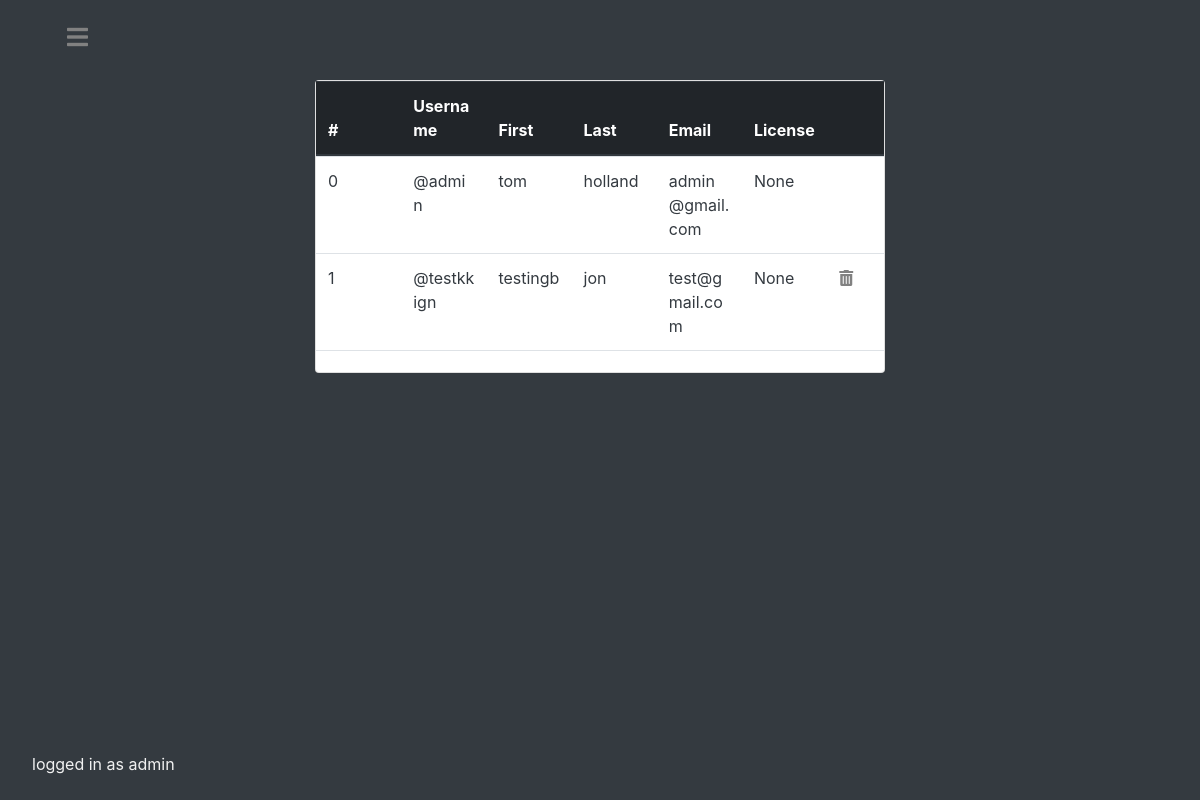
The page /admin/dashboard/users (signed in) on the database its author committed.
### tables this page shows
CREATE TABLE users (username text PRIMARY KEY, fName text, sName text, emailAddress text, password text, admin bool);

### main.py (the view, shortened to what this page needs)
@app.route("/admin/dashboard/users", methods=['GET', 'POST'])
@login_required
def adminusers():
    if current_user.getAdminPerms():
        db = Database()
        tempusers = db.getAll('users')
        users = []
        for user in tempusers:
            user = list(user)
            dbattempt = db.checkIfUserHasLicense(user[0])
            if dbattempt != False:
                user.append(dbattempt)
            else:
                user.append(None)
            users.append(user)
        db.closeConnection()
        return render_template('adminusers.html',users=users)
    else:
        reason = f'Insufficient permissions.'
        return render_template('redirect.html', reason=reason)

### api.py (called while the page is built)
    def closeConnection(self):
        self.conn.close()
        return

    def getAll(self,dbname):
        self.c.execute(f'''SELECT * FROM {dbname}''')
        result = self.c.fetchall()
        return result

    def searchUsersByUsername(self,user):
        self.c.execute(f'''SELECT * FROM users WHERE username = ?''', (user,) )
        result = self.c.fetchone()
        return result

    def checkIfUserHasLicense(self,username):
        self.c.execute(f'''SELECT license FROM licenses WHERE username = ?''',
                       (username,))
        result = self.c.fetchone()
        if result:
            return result[0]
        else:
            return False

### main.py (called while the page is built)
@login_manager.user_loader
def load_user(username):
    dbconnection = Database()
    result = dbconnection.searchUsersByUsername(username)
    dbconnection.closeConnection()
    if result:
        if result[5] == "FALSE":
            return User(result[0], result[1], result[2], result[3], result[4])
        else:
            return AdministativeUser(result[0], result[1], result[2], result[3], result[4])
    else:
        return None

    def getAdminPerms(self):
        return self.isadmin

### templates/adminusers.html (shortened to what this page needs)
<!DOCTYPE html>
<html lang="en">
<head>
    <link rel="stylesheet" href="https://use.fontawesome.com/releases/v5.0.8/css/all.css">
    <link rel="stylesheet" href="https://maxcdn.bootstrapcdn.com/bootstrap/4.0.0/css/bootstrap.min.css"
>
</head>
<body class="bg-dark">
<div id="mySidenav" class="sidenav">
    <p class="footer fixed-bottom">logged in as {{ current_user.id }}</p>
</div>
<div id="main" class="container-fluid h-10 bg-dark text-white">
    <div class="col-3 text-left">
        <div class="navbarbutton"><a href="#" onclick="openNav()"><i class="fas fa-bars"></i></a></div>
    </div>
</div>
<div class="container-fluid h-80 bg-dark text-white">
    <div class="row h-90">
        <div class="col-3 text-left">
        </div>
        <div class="col-md-6 text-left justify-content-center align-items-center">
            <div class="card">
                <table id="dbtable" class="table mb-3 px-2">
                    <thead class="thead-dark">
                    <tr class="clickable">
                        <th scope="col" onclick="sortTable2(0)">#</th>
                        <th scope="col" onclick="sortTable2(1)">Username</th>
                        <th scope="col" onclick="sortTable2(2)">First</th>
                        <th scope="col" onclick="sortTable2(3)">Last</th>
                        <th scope="col" onclick="sortTable2(4)">Email</th>
                        <th scope="col" onclick="sortTable2(5)">License</th>
                        <th scope="col" width="10%"></th>
                    </tr>
                    </thead>
                    <tbody>
                    {% for value in users %}
                    <tr class="text-dark">
                        <td scope="row ">{{ users.index(value) }}</td>
                        <td>@{{ value[0] }}</td>
                        <td>{{ value[1] }}</td>
                        <td>{{ value[2] }}</td>
                        <td>{{ value[3] }}</td>
                        <td>{{ value[6] }}</td>
                        {% if value[5] == "FALSE" %}
                            <td width="10%"><form method="post"><button  id="delete" name="delete" type="submit" class="invisblebutton" value="{{ value[0] }}"><i class="fas fa-trash-alt"></i></button></form></td>
                        {% else %}
                            <td width="10%"></td>
                        {% endif %}
                    </tr>
                    {% endfor %}
                    </tbody>
                </table>
            </div>
        </div>
        <div class="col-3"></div>
    </div>
</div>
<div class="container-fluid h-10 bg-dark text-white "></div>
</body>
</html>

### templates/adminusers.html (style rules this page uses)
body,html { height:100%; }
.h-90 { height:90%; }
.h-80 { height:80%; }
.h-10 { height:10%; }
.sidenav { height: 100%; width: 0; position: fixed; z-index: 1; top: 0; left: 0; background-color: #111; overflow-x: hidden; padding-top: 60px; transition: 0.5s; }
.footer { color: #f1f1f1; padding: 8px 8px 8px 32px; white-space: nowrap; }
.navbarbutton { font-size: 150%; color: #E5D4C0; position: fixed; }
.navbarbutton a { padding: 8px 8px 8px 32px; color: #818181; transition: 0.3s; }
.navbarbutton a:link { color: #818181; }
.invisblebutton { background: none!important; border: none; padding: 0!important; font-family: arial, sans-serif; color: #818181; text-decoration: underline; cursor: pointer; }
.clickable { cursor: pointer; }
table { width: 100%; }
thead, tbody tr { display: table; width: 100%; table-layout: fixed; }
tbody { display: block; overflow-y: auto; table-layout: fixed; max-height: 200px; }
#main { transition: margin-left .5s; padding: 20px; }

### rows shown on the page
users: id "admin", index "0", username "admin", fName "tom", sName "holland", emailAddress "admin@gmail.com", value "None"
users: index "1", username "testkkign", fName "testingb", sName "jon", emailAddress "test@gmail.com", value "None"
